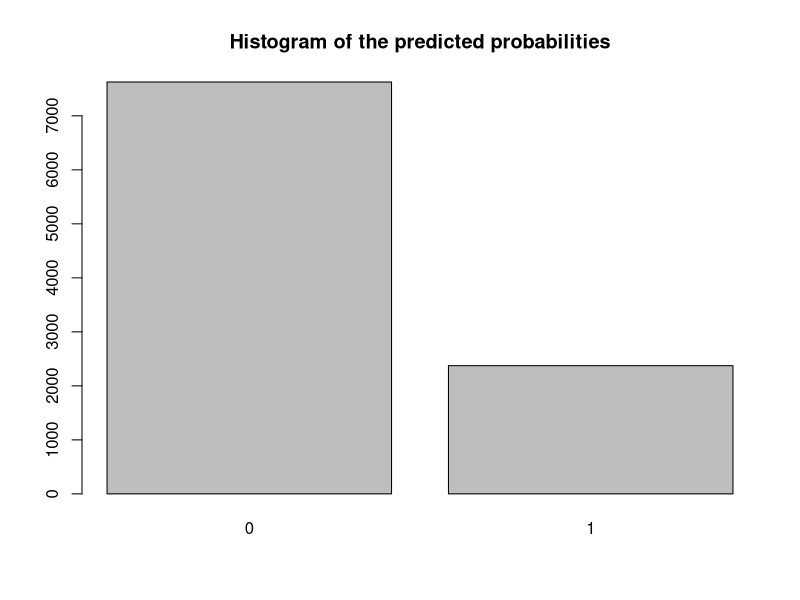
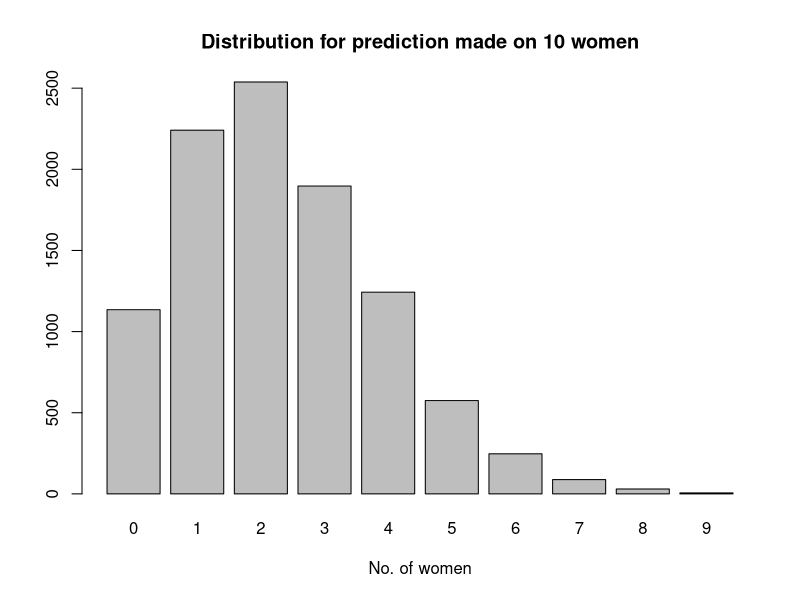

Here is the R script that generated these plots, in order:
## Assignment 2:  Consider the logistic regression Pr(y=1 given x)=exp(xT*Beta)/(1+exp(xT*Beta)), where y is the
## binary variable with y = 1 if the woman works and y = 0 if she does not. x is a 8-dimensional vector containing
## the eight features (including a one for the constant term that models the intercept). The goal is to approximate
## the posterior distribution of the 8-dim parameter vector beta with multivariate normal distribution.
## Beta given y and x ~ N(~Beta, JY(~Beta)^(-1)), where ~Beta is the posterior mode and J(~Beta) is the second
## derivative, the observed Hessian evaluated at the posterior mode. It is actually not hard to compute this
## derivative by hand, but don't worry, we will let the computer do it numerically for you. Now, both ~Beta and
## J(~Beta) are computed by the optim function in R. I want you to implement an own version of my example code at
## the website. You can use my code as a template, but I want you to write your own file so that you understand
## every line of your code. Don't just copy my code. Use the prior Beta ~ N(0, thao^2*I) with thao=10. Your report
## should include your code as well as numerical values for ~Beta and JY(~Beta)^(-1) for the WomenWork data. Compute
## an approximate 95% credible interval for the variable NSmallChild. Would you say that this feature is an
## important determinant of the probability that a women works? [Hint: To verify that your results are reasonable,
## you can compare to you get by estimating the parameters using maximum likelihood. 
## glmmodel = glm(Work~0+., data=WomenWork, family=binomial)

# Use of libraries
library(mvtnorm)

# Read data
WomenWork = read.table("WomenWork.dat", header=TRUE)

# User input
tau = 10

# Defining vectors X and Y
X = as.matrix(WomenWork[,2:ncol(WomenWork)])
Y = WomenWork[,1]
nFeatures = dim(X)[2]
covNames=names(WomenWork[,2:ncol(WomenWork)])

# Constructing prior
mu_prior = rep(0,nFeatures)
sigma_prior = tau^2*diag(nFeatures) 

# Defining function for returning the log posterior
logPostLogistic = function(beta, Y, X, mu, sigma) {
  nFeat = length(beta)
  XBeta=X%*%beta
  # Defining loglikelihood
  logLike = sum(Y*XBeta-log(1+exp(XBeta)))
  # Defining prior
  prior = dmvnorm(beta, mean=mu, sigma=sigma, log=TRUE)
  # Adding loglikelihood and logprior together. Since it is log both of them are added instead of multiplied
  return(logLike + prior)
}

# Defining initial values to be passed on to the optimizer
set.seed(12345)
initVals = rnorm(dim(X)[2])

# Finding the optimized betavector
optimResult = optim(initVals, logPostLogistic, Y=Y, X=X, mu=mu_prior, sigma=sigma_prior, method=c("BFGS"),
                    control=list(fnscale=-1), hessian=TRUE)

# Defining the values of interest
postMode = optimResult$par
postCov = -solve(optimResult$hessian)
names(postMode) = covNames
approx_PostStd = sqrt(diag(postCov))
names(approx_PostStd) = covNames
print("The posterior mode is:")
print(postMode)
print("The approximated standard deviations are:")
print(approx_PostStd)

# Compute marginal distribution for nSmallChild
NSmallChild_mode = as.numeric(postMode["NSmallChild"])
NSmallChild_std = as.numeric(approx_PostStd["NSmallChild"])
credInterval_NSmallChild = qnorm(p=c(0.025, 0.975), mean=NSmallChild_mode, sd=NSmallChild_std)
print(paste("The lower bound of the 95 % credible interval for the feature NSmallChild is",
            round(credInterval_NSmallChild[1], 6), "and the upper bound is", 
            round(credInterval_NSmallChild[2], 6)))

# Control that the calculations have been made correctly
glmModel = glm(Work ~ 0+., data=WomenWork, family=binomial)
print(glmModel$coefficients)
print(postMode)

## Conclusion: Since the values for the credible interval for NSmallChild are quite large in the negative direction it is
## reasonable to conclude that the feature NSmallChild affects the response variable farily much towards the 
## response 0 which means that the woman doesn't work. This seems like a reasonable conclusion in terms of how
## it is in reality as well. When checking if the results are reasonable, a comparison was made with an 
## estimation using the maximum likelihood method. The results was very similar which strongly suggests that 
## the results obtained from the code are reasonable. 

## b) Write a function that simulates from the predictive distribution of the response variable in a logistic
## regression. Use your normal approximation from 2(a). Use that function to simulate and plot the predictive
## distribution for the Work variable for a 40 year old woman, with two children (3 and 9 years old), 8 years
## of education, 10 years of experience. and a husband with an income of 10. [Hints: The R package mvtnorm will
## again be handy. Remember my discussion on how Bayesian prediction can be done by simulation.]

# Sigmoid function. Inputs a value and outputs the corresponding sigmoid function output
sigmoid = function(value) {
  return (exp(value)/(1+exp(value)))
}

# Function for making a linear logistic regression prediction for some data
# Inputs: 
# data - The data used for the prediction
# mean - The desired mean of the multivariate normal distribution
# sigma - The desired covariance matrix for the multivariate normal distribution
# nDraws - The number of desired draws to be drawn from the normal distribution
# Outputs:
# logPred - The logistic regression prediction
makePredLogReg = function(data, mean, sigma, nDraws) {
  betaPred = rmvnorm(nDraws, mean=mean, sigma=sigma)
  linearPred = betaPred %*% data
  logPred = sigmoid(linearPred)
  return(logPred)
}

nDraws=10000
woman=c(1, 10, 8, 10, (10/10)^2, 40, 1, 1)
set.seed(12345)
womanWorkPred=makePredLogReg(woman, postMode, postCov, nDraws)
logistic_distrib=c()
for (i in womanWorkPred) {
  logistic_distrib=c(logistic_distrib, rbinom(1, 1, i))
} 
barplot(table(logistic_distrib), main="Histogram of the predicted probabilities")

## Conclusion: As seen in the plots the calculated probabilities of the woman in question working is fairly low. The highest
## density is seen in the range between 0.2 and 0.3 approximately. This also makes sense if applied to a real
## situation. A woman with a small child is likely to stay at home with the child, i.e. not working. If the 
## classification of the response variable results in "working" if the predicted probabilities is above 0.5 and
## "not working" otherwise, it is clear from the distribution that the classification of a woman working, with
## the parameters inputted, is very unlikely to happen. 

## c) Now, consider 10 women which all have the same features as the woman in 2(b). Rewrite your function and
## plot the predictive distribution for the number of women, out of these 10, that are working.
## [Hint: Which distribution can be described as a sum of Bernoulli random variables?]

# Function for making multiple linear logistic regression predictions for some data and then plotting this distribution
# Inputs: 
# data - The data used for the prediction
# mean - The desired mean of the multivariate normal distribution
# sigma - The desired covariance matrix for the multivariate normal distribution
# nDraws - The number of desired draws to be drawn from the normal distribution
# n - The number of draws to be made from the binomial distribution
# Outputs:
makePredLogRegMultiple = function(data, mean, sigma, nDraws, n) {
  multiplePred=c()
  for (i in 1:nDraws) {
    betaDraw = makePredLogReg(data, mean, sigma, 1)
    multiplePred=c(multiplePred, rbinom(1, n, betaDraw))
  }
  barplot(table(multiplePred), main=paste("Distribution for prediction made on", n, "women"), 
       xlab="No. of women")
}

makePredLogRegMultiple(woman, postMode, postCov, 10000, 10)

## Conclusion: As seen in the histogram the binomial case resembles the density of predicted probabilities with the
## highest density found at 2 women. This result seems reasonable since when the number of draws taken from 
## the binomial distribution goes towards infinity the shape of the corresponding distribution will resemble
## the shape of the distribution for the probability p in the Bernoulli case, more and more. 